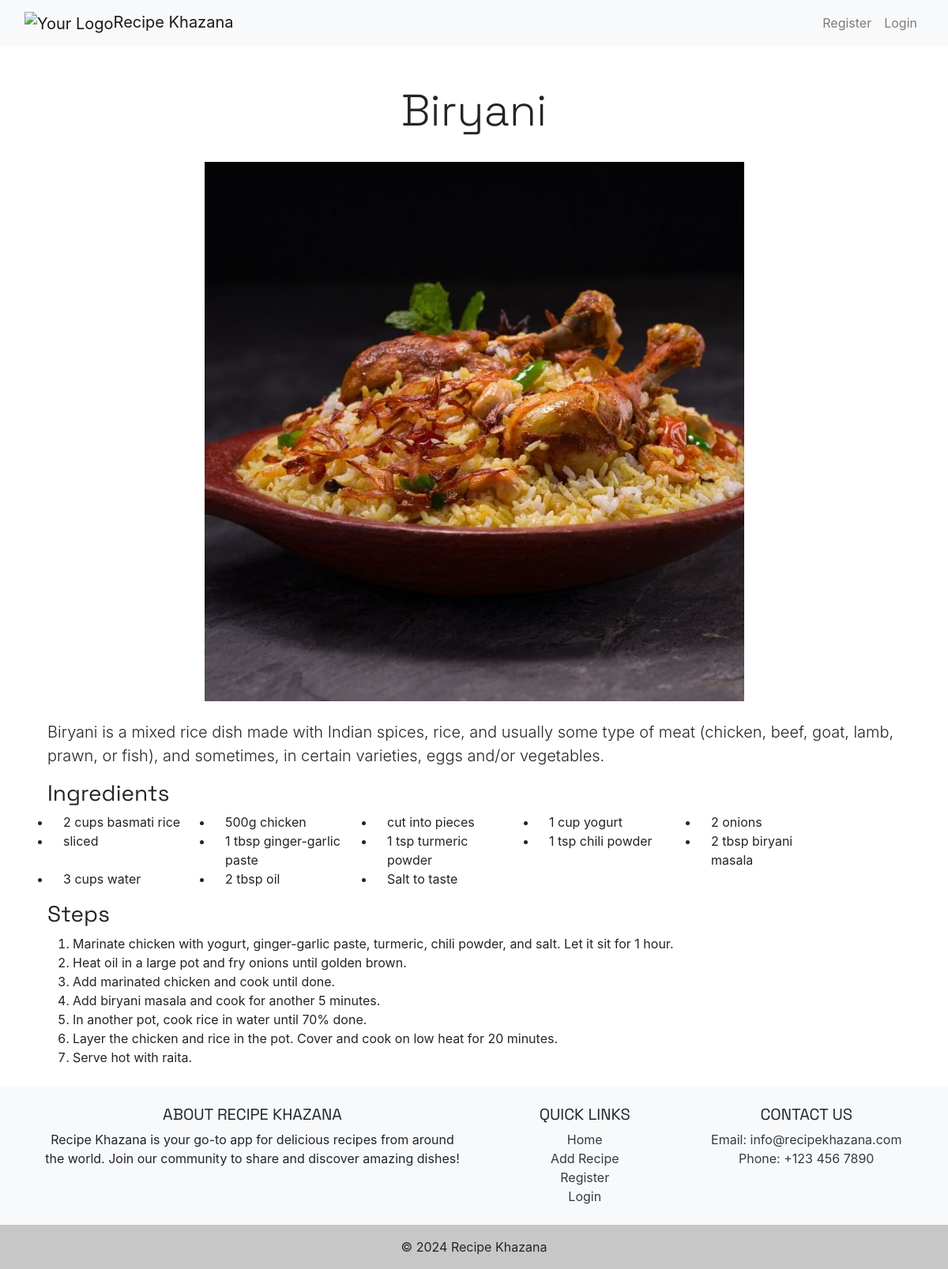
Page /recipe/3/ on the committed database.
### recipes/models.py (models this page shows, shortened)
class Recipe(models.Model):
    title = models.CharField(max_length=100)
    description = models.TextField()
    ingredients = models.TextField()
    steps = models.TextField()
    image = models.ImageField(upload_to='recipe/')
    author = models.ForeignKey(User, on_delete=models.CASCADE)
    created_at = models.DateTimeField(default=timezone.now, editable=False)

### recipes/views.py (the view)
# urls.py: path('recipe/<int:pk>/', RecipeDetailView.as_view(), name='recipe_detail'),
class RecipeDetailView(DetailView):
    model = Recipe
    template_name = 'recipes/recipe_detail.html'
    def get_context_data(self, **kwargs):
        context = super().get_context_data(**kwargs)
        recipe = self.get_object()
        context['ingredients_list'] = recipe.ingredients.split(',')
        context['steps_list'] = recipe.steps.split('\n')
        return context

### recipes/templates/recipes/recipe_detail.html (shortened to what this page needs)
{% extends 'recipes/base.html' %}
{% block content %}
<div class="container mt-4" style="margin: 0 auto;">
    <h1 class="display-4 text-center">{{ recipe.title }}</h1>
    <div class="text-center">
        <img src="{{ recipe.image.url }}" class="img-fluid my-4" alt="{{ recipe.title }}" style="max-width: 100%;">
    </div>
    <p class="lead">{{ recipe.description }}</p>
    <h3>Ingredients</h3>
    <ul class="list-unstyled row">
        {% for ingredient in ingredients_list %}
            <li class="col-md-2" style="list-style: disc; margin-left: 20px;">{{ ingredient }}</li>
        {% endfor %}
    </ul>
    <h3>Steps</h3>
    <ol>
        {% for step in steps_list %}
            <li>{{ step }}</li>
        {% endfor %}
    </ol>
</div>
{% endblock %}

### rows in the picture
Recipe: title "Biryani", image (picture), description "Biryani is a mixed rice dish made with Indian spices, rice, and usually some type of meat (chicken, beef, goat, lamb, prawn, or fish), and sometimes, in certain varieties, eggs and/or vegetables."

### other values in the picture
{{ ingredient }} "2 cups basmati rice" "500g chicken" "cut into pieces" "1 cup yogurt" "2 onions" "sliced" "1 tbsp ginger-garlic paste" "1 tsp turmeric powder" "1 tsp chili powder" "2 tbsp biryani masala" "3 cups water" "2 tbsp oil" "Salt to taste"
{{ step }} "Marinate chicken with yogurt, ginger-garlic paste, turmeric, chili powder, and salt. Let it sit for 1 hour." "Heat oil in a large pot and fry onions until golden brown." "Add marinated chicken and cook until done." "Add biryani masala and cook for another 5 minutes." "In another pot, cook rice in water until 70% done." "Layer the chicken and rice in the pot. Cover and cook on low heat for 20 minutes." "Serve hot with raita."
